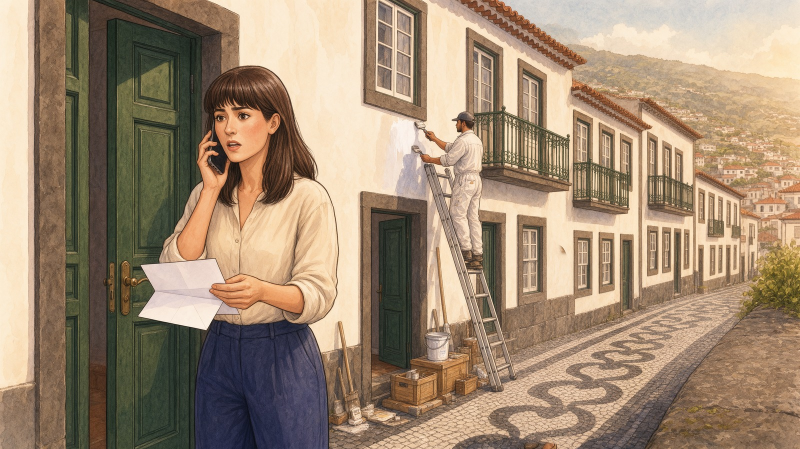
#> input picture tools/core/gen/masters/b8p1.jpg, 1600 x 898 px, given in place of p1c.png, which was not available (shown at 1/2 size)
$ python build8.py
#> lines starting #> are read from the running program, lines starting #| are printed output that depends on the picture; pictures that were not available may be replaced by others from this repository, and a replacement may not be noted
"""Add book 8 (casa) to the library: pictures, thumbnails, text, story entry, empty page entries, cover."""
import re, json
from PIL import Image
S = '/tmp/claude-0/-home-claude/c592c827-54c1-535b-90c3-a38173d9efc0/scratchpad/'
A = S + 'artifact-files/87e1712e-5e90-4175-b828-2581544915d4/'
SRC = ['p1c', 'p2a', 'p3a', 'p4e', 'p5b', 'p6a', 'p7a', 'p8b']
for n, s in enumerate(SRC, 1):
    im = Image.open(S + f'b8/{s}.png').convert('RGB').resize((1600, 898), Image.LANCZOS)
#> im is the input picture: PIL image 1600x898 RGB; mean R, G, B 159.1, 137.6, 114.5
    im.save(S + f'gen/masters/b8p{n}.jpg', quality=92)
    im.resize((1200, 674), Image.LANCZOS).save(A + f'img/b8p{n}.jpg', quality=86)
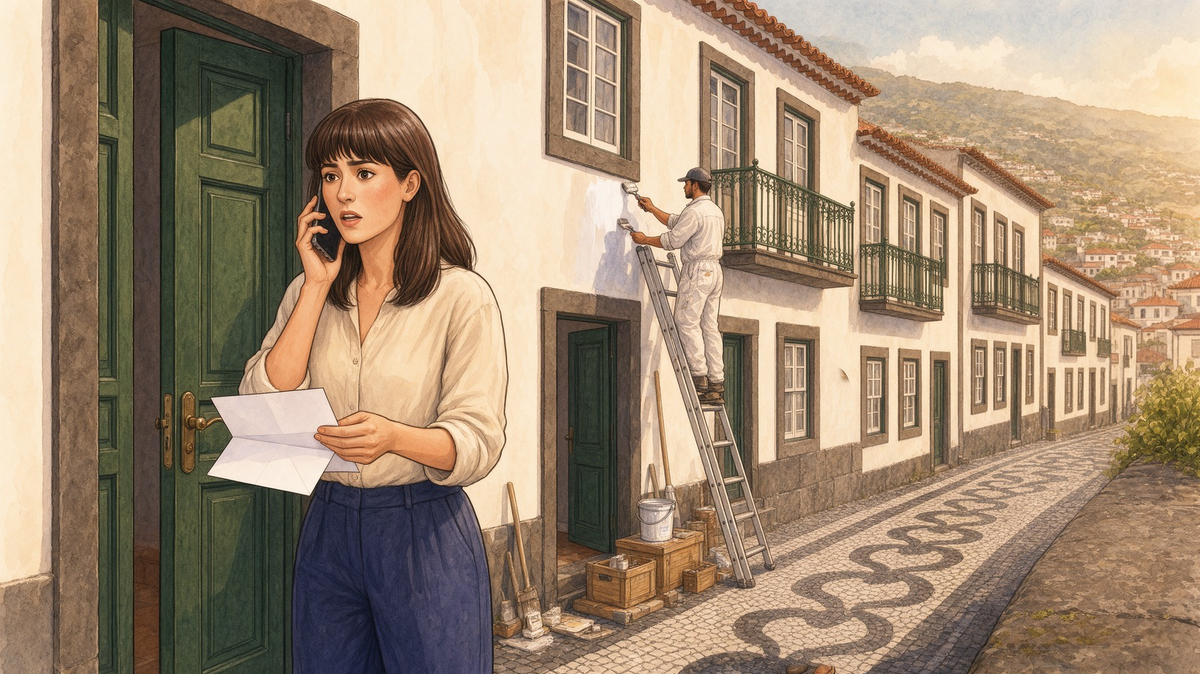
#> saved as b8p1.jpg: PIL image 1200x674 RGB; mean R, G, B 159, 137.6, 114.5
    Image.open(A + f'img/b8p{n}.jpg').convert('RGB').resize((192, 108), Image.LANCZOS).save(A + f'img/t/b8p{n}.webp', quality=72, method=6)
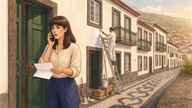
#> saved as b8p1.webp: PIL image 192x108 RGB; mean R, G, B 159, 137.6, 114.5
#> pass 2 of the loop `for n, s in enumerate(SRC, 1):`:
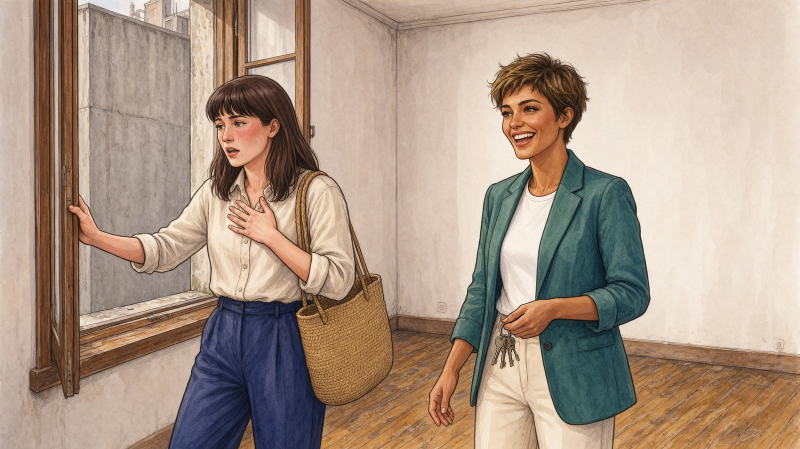
#> input picture tools/core/gen/masters/b8p3.jpg, 1600 x 898 px, given in place of p2a.png, which was not available (shown at 1/2 size)
#> im is the input picture: PIL image 1600x898 RGB; mean R, G, B 171.8, 151.8, 135.3
#> `im.resize((1200, 674), Image.LANCZOS).save(A + f'img/b8p{n}.jpg', qual..`:
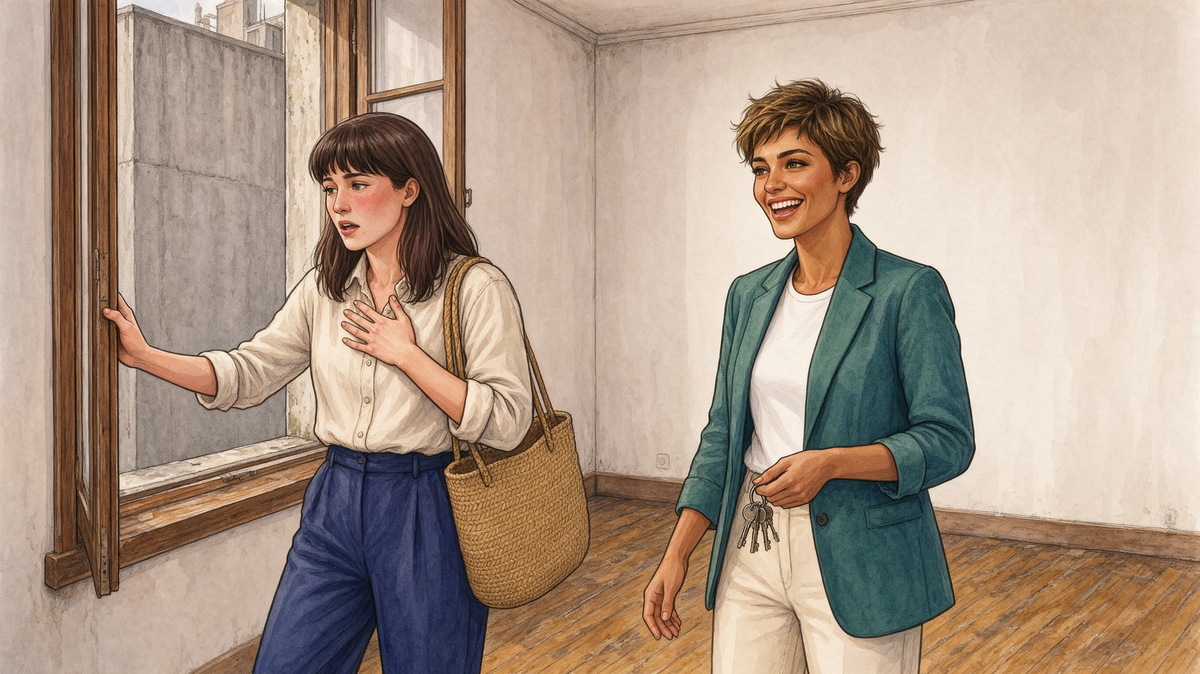
#> saved as b8p2.jpg: PIL image 1200x674 RGB; mean R, G, B 171.8, 151.8, 135.3
#> `Image.open(A + f'img/b8p{n}.jpg').convert('RGB').resize((192, 108), Im..`:
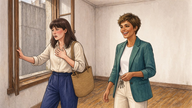
#> saved as b8p2.webp: PIL image 192x108 RGB; mean R, G, B 171.8, 151.7, 135.3
#> (the run stopped early here; a loop or call above may not have finished)
